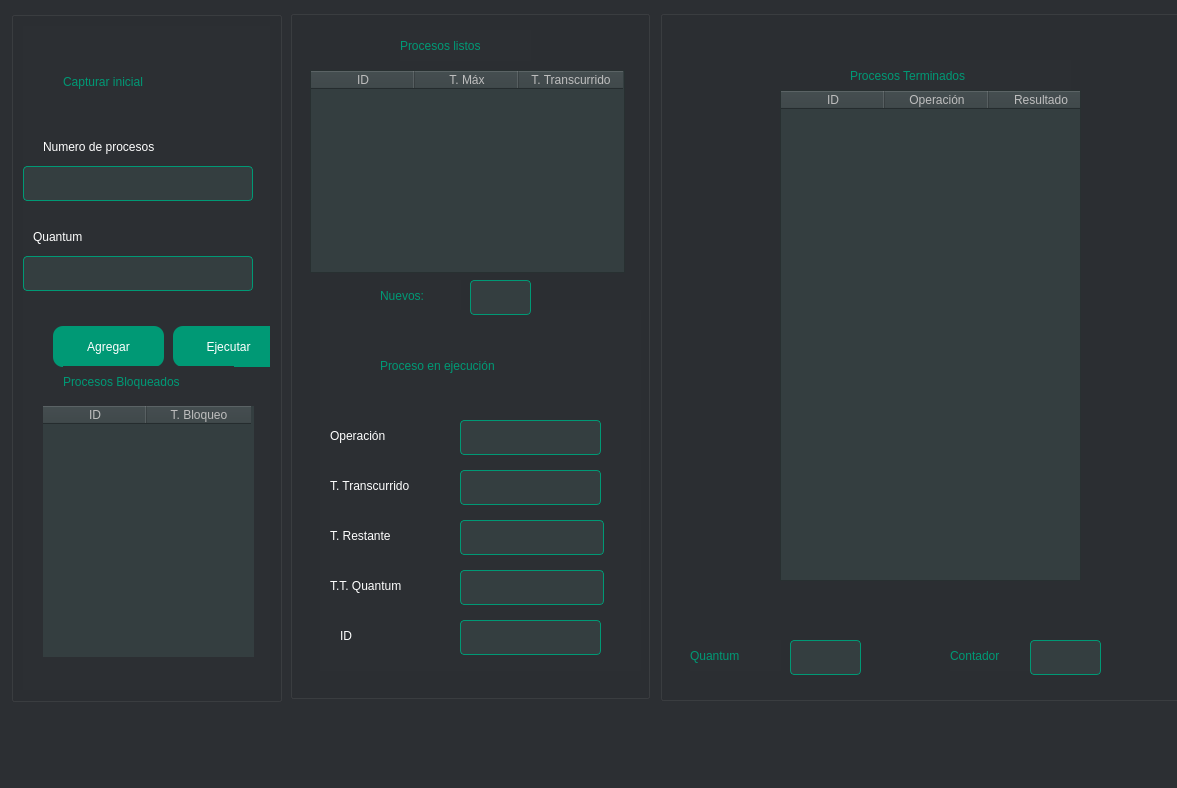
<?xml version="1.0" encoding="UTF-8"?>
<ui version="4.0">
 <class>MainWindow</class>
 <widget class="QMainWindow" name="MainWindow">
  <property name="geometry">
   <rect>
    <x>0</x>
    <y>0</y>
    <width>1177</width>
    <height>788</height>
   </rect>
  </property>
  <property name="windowTitle">
   <string>MainWindow</string>
  </property>
  <property name="styleSheet">
   <string notr="true">background-color: rgb(44, 47, 51);
selection-color: rgb(255, 170, 255);
selection-background-color: rgb(255, 170, 255);
</string>
  </property>
  <widget class="QWidget" name="centralwidget">
   <widget class="QGroupBox" name="groupBox">
    <property name="geometry">
     <rect>
      <x>11</x>
      <y>11</y>
      <width>271</width>
      <height>691</height>
     </rect>
    </property>
    <property name="styleSheet">
     <string notr="true">border-color: rgb(44, 47, 51);</string>
    </property>
    <property name="title">
     <string/>
    </property>
    <layout class="QGridLayout" name="gridLayout">
     <item row="0" column="0">
      <widget class="QGroupBox" name="groupBox_4">
       <property name="styleSheet">
        <string notr="true">selection-background-color: rgb(255, 170, 127);
border: 0px solid rgb(0, 153, 117);
</string>
       </property>
       <property name="title">
        <string/>
       </property>
       <widget class="QLabel" name="label_titulo">
        <property name="geometry">
         <rect>
          <x>40</x>
          <y>40</y>
          <width>221</width>
          <height>31</height>
         </rect>
        </property>
        <property name="styleSheet">
         <string notr="true">color:rgb(0, 153, 117);
font: 87 14pt &quot;Segoe UI Black&quot;;
</string>
        </property>
        <property name="text">
         <string>Capturar inicial</string>
        </property>
       </widget>
       <widget class="QLineEdit" name="textBox_NumProcess">
        <property name="geometry">
         <rect>
          <x>0</x>
          <y>140</y>
          <width>230</width>
          <height>35</height>
         </rect>
        </property>
        <property name="minimumSize">
         <size>
          <width>60</width>
          <height>35</height>
         </size>
        </property>
        <property name="maximumSize">
         <size>
          <width>230</width>
          <height>35</height>
         </size>
        </property>
        <property name="styleSheet">
         <string notr="true">background-color: rgb(52, 62, 64);
color: rgb(255, 255, 255);
border: 1px solid rgb(0, 153, 117);
border-radius: 4px;</string>
        </property>
        <property name="text">
         <string/>
        </property>
       </widget>
       <widget class="QLabel" name="label_Numero">
        <property name="geometry">
         <rect>
          <x>20</x>
          <y>110</y>
          <width>171</width>
          <height>21</height>
         </rect>
        </property>
        <property name="styleSheet">
         <string notr="true">color:rgb(255, 255, 255);
font: 10pt &quot;Segoe UI Emoji&quot;;
</string>
        </property>
        <property name="text">
         <string>Numero de procesos</string>
        </property>
       </widget>
       <widget class="QPushButton" name="pushButton_Agregar">
        <property name="geometry">
         <rect>
          <x>30</x>
          <y>300</y>
          <width>111</width>
          <height>41</height>
         </rect>
        </property>
        <property name="styleSheet">
         <string notr="true">background-color: rgb(0, 153, 117);
color: #FFFFFF;
font: 75 12pt &quot;Microsoft YaHei&quot;;
border-radius: 10px;</string>
        </property>
        <property name="text">
         <string>Agregar</string>
        </property>
       </widget>
       <widget class="QPushButton" name="pushButton_Ejecutar">
        <property name="geometry">
         <rect>
          <x>150</x>
          <y>300</y>
          <width>111</width>
          <height>41</height>
         </rect>
        </property>
        <property name="styleSheet">
         <string notr="true">background-color: rgb(0, 153, 117);
color: #FFFFFF;
font: 75 12pt &quot;Microsoft YaHei&quot;;
border-radius: 10px;</string>
        </property>
        <property name="text">
         <string>Ejecutar</string>
        </property>
       </widget>
       <widget class="QTableWidget" name="tablaPbloqueados">
        <property name="enabled">
         <bool>false</bool>
        </property>
        <property name="geometry">
         <rect>
          <x>20</x>
          <y>380</y>
          <width>211</width>
          <height>251</height>
         </rect>
        </property>
        <property name="styleSheet">
         <string notr="true">background-color: rgb(52, 62, 64);</string>
        </property>
        <property name="verticalScrollBarPolicy">
         <enum>Qt::ScrollBarAlwaysOff</enum>
        </property>
        <property name="horizontalScrollBarPolicy">
         <enum>Qt::ScrollBarAlwaysOff</enum>
        </property>
        <property name="sizeAdjustPolicy">
         <enum>QAbstractScrollArea::AdjustToContents</enum>
        </property>
        <attribute name="horizontalHeaderDefaultSectionSize">
         <number>104</number>
        </attribute>
        <attribute name="verticalHeaderVisible">
         <bool>false</bool>
        </attribute>
        <column>
         <property name="text">
          <string>ID</string>
         </property>
        </column>
        <column>
         <property name="text">
          <string>T. Bloqueo</string>
         </property>
        </column>
       </widget>
       <widget class="QLabel" name="label_titulo_ProceL_2">
        <property name="geometry">
         <rect>
          <x>40</x>
          <y>340</y>
          <width>171</width>
          <height>31</height>
         </rect>
        </property>
        <property name="styleSheet">
         <string notr="true">color:rgb(0, 153, 117);

font: 63 13pt &quot;Segoe UI Semibold&quot;;
</string>
        </property>
        <property name="text">
         <string>Procesos Bloqueados</string>
        </property>
       </widget>
       <widget class="QLineEdit" name="textBox_NumProcess_2">
        <property name="geometry">
         <rect>
          <x>0</x>
          <y>230</y>
          <width>230</width>
          <height>35</height>
         </rect>
        </property>
        <property name="minimumSize">
         <size>
          <width>60</width>
          <height>35</height>
         </size>
        </property>
        <property name="maximumSize">
         <size>
          <width>230</width>
          <height>35</height>
         </size>
        </property>
        <property name="styleSheet">
         <string notr="true">background-color: rgb(52, 62, 64);
color: rgb(255, 255, 255);
border: 1px solid rgb(0, 153, 117);
border-radius: 4px;</string>
        </property>
        <property name="text">
         <string/>
        </property>
       </widget>
       <widget class="QLabel" name="label_Numero_2">
        <property name="geometry">
         <rect>
          <x>10</x>
          <y>200</y>
          <width>171</width>
          <height>21</height>
         </rect>
        </property>
        <property name="styleSheet">
         <string notr="true">color:rgb(255, 255, 255);
font: 10pt &quot;Segoe UI Emoji&quot;;
</string>
        </property>
        <property name="text">
         <string>Quantum </string>
        </property>
       </widget>
      </widget>
     </item>
    </layout>
   </widget>
   <widget class="QGroupBox" name="groupBox_2">
    <property name="enabled">
     <bool>false</bool>
    </property>
    <property name="geometry">
     <rect>
      <x>290</x>
      <y>10</y>
      <width>360</width>
      <height>689</height>
     </rect>
    </property>
    <property name="sizeIncrement">
     <size>
      <width>6</width>
      <height>6</height>
     </size>
    </property>
    <property name="baseSize">
     <size>
      <width>9</width>
      <height>6</height>
     </size>
    </property>
    <property name="title">
     <string/>
    </property>
    <widget class="QGroupBox" name="groupBox_5">
     <property name="geometry">
      <rect>
       <x>30</x>
       <y>300</y>
       <width>321</width>
       <height>361</height>
      </rect>
     </property>
     <property name="baseSize">
      <size>
       <width>7</width>
       <height>7</height>
      </size>
     </property>
     <property name="styleSheet">
      <string notr="true">selection-background-color: rgb(255, 170, 127);
border: 0px solid rgb(0, 153, 117);
</string>
     </property>
     <property name="title">
      <string/>
     </property>
     <widget class="QLabel" name="label_titulo_procesoEje">
      <property name="geometry">
       <rect>
        <x>60</x>
        <y>40</y>
        <width>221</width>
        <height>31</height>
       </rect>
      </property>
      <property name="styleSheet">
       <string notr="true">color:rgb(0, 153, 117);

font: 63 13pt &quot;Segoe UI Semibold&quot;;
</string>
      </property>
      <property name="text">
       <string>Proceso en ejecución</string>
      </property>
     </widget>
     <widget class="QLineEdit" name="textBox_operacion">
      <property name="geometry">
       <rect>
        <x>140</x>
        <y>110</y>
        <width>141</width>
        <height>35</height>
       </rect>
      </property>
      <property name="minimumSize">
       <size>
        <width>60</width>
        <height>35</height>
       </size>
      </property>
      <property name="maximumSize">
       <size>
        <width>230</width>
        <height>35</height>
       </size>
      </property>
      <property name="styleSheet">
       <string notr="true">background-color: rgb(52, 62, 64);
color: rgb(255, 255, 255);
border: 1px solid rgb(0, 153, 117);
border-radius: 4px;</string>
      </property>
     </widget>
     <widget class="QLabel" name="label_operacion_4">
      <property name="geometry">
       <rect>
        <x>10</x>
        <y>110</y>
        <width>81</width>
        <height>31</height>
       </rect>
      </property>
      <property name="styleSheet">
       <string notr="true">color:rgb(255, 255, 255);
font: 10pt &quot;Segoe UI Emoji&quot;;
</string>
      </property>
      <property name="text">
       <string>Operación</string>
      </property>
     </widget>
     <widget class="QLineEdit" name="textBox_tiempo_transcurrido">
      <property name="geometry">
       <rect>
        <x>140</x>
        <y>160</y>
        <width>141</width>
        <height>35</height>
       </rect>
      </property>
      <property name="minimumSize">
       <size>
        <width>60</width>
        <height>35</height>
       </size>
      </property>
      <property name="maximumSize">
       <size>
        <width>230</width>
        <height>35</height>
       </size>
      </property>
      <property name="styleSheet">
       <string notr="true">background-color: rgb(52, 62, 64);
color: rgb(255, 255, 255);
border: 1px solid rgb(0, 153, 117);
border-radius: 4px;</string>
      </property>
     </widget>
     <widget class="QLabel" name="label_tiempo_t">
      <property name="geometry">
       <rect>
        <x>10</x>
        <y>160</y>
        <width>111</width>
        <height>31</height>
       </rect>
      </property>
      <property name="styleSheet">
       <string notr="true">color:rgb(255, 255, 255);
font: 10pt &quot;Segoe UI Emoji&quot;;
</string>
      </property>
      <property name="text">
       <string>T. Transcurrido</string>
      </property>
     </widget>
     <widget class="QLineEdit" name="textBox_Id_proceso">
      <property name="geometry">
       <rect>
        <x>140</x>
        <y>310</y>
        <width>141</width>
        <height>35</height>
       </rect>
      </property>
      <property name="minimumSize">
       <size>
        <width>60</width>
        <height>35</height>
       </size>
      </property>
      <property name="maximumSize">
       <size>
        <width>230</width>
        <height>35</height>
       </size>
      </property>
      <property name="styleSheet">
       <string notr="true">background-color: rgb(52, 62, 64);
color: rgb(255, 255, 255);
border: 1px solid rgb(0, 153, 117);
border-radius: 4px;</string>
      </property>
     </widget>
     <widget class="QLabel" name="label_tiempo_r">
      <property name="geometry">
       <rect>
        <x>10</x>
        <y>210</y>
        <width>101</width>
        <height>31</height>
       </rect>
      </property>
      <property name="styleSheet">
       <string notr="true">color:rgb(255, 255, 255);
font: 10pt &quot;Segoe UI Emoji&quot;;
</string>
      </property>
      <property name="text">
       <string>T. Restante</string>
      </property>
     </widget>
     <widget class="QLineEdit" name="textBox_tiempo_restante">
      <property name="geometry">
       <rect>
        <x>140</x>
        <y>210</y>
        <width>144</width>
        <height>35</height>
       </rect>
      </property>
      <property name="minimumSize">
       <size>
        <width>60</width>
        <height>35</height>
       </size>
      </property>
      <property name="maximumSize">
       <size>
        <width>230</width>
        <height>35</height>
       </size>
      </property>
      <property name="styleSheet">
       <string notr="true">background-color: rgb(52, 62, 64);
color: rgb(255, 255, 255);
border: 1px solid rgb(0, 153, 117);
border-radius: 4px;</string>
      </property>
     </widget>
     <widget class="QLineEdit" name="textBox_quantum">
      <property name="geometry">
       <rect>
        <x>140</x>
        <y>260</y>
        <width>144</width>
        <height>35</height>
       </rect>
      </property>
      <property name="minimumSize">
       <size>
        <width>60</width>
        <height>35</height>
       </size>
      </property>
      <property name="maximumSize">
       <size>
        <width>230</width>
        <height>35</height>
       </size>
      </property>
      <property name="styleSheet">
       <string notr="true">background-color: rgb(52, 62, 64);
color: rgb(255, 255, 255);
border: 1px solid rgb(0, 153, 117);
border-radius: 4px;</string>
      </property>
     </widget>
     <widget class="QLabel" name="label_id">
      <property name="geometry">
       <rect>
        <x>20</x>
        <y>310</y>
        <width>31</width>
        <height>31</height>
       </rect>
      </property>
      <property name="styleSheet">
       <string notr="true">color:rgb(255, 255, 255);
font: 10pt &quot;Segoe UI Emoji&quot;;
</string>
      </property>
      <property name="text">
       <string>ID</string>
      </property>
     </widget>
     <widget class="QLabel" name="label_id_2">
      <property name="geometry">
       <rect>
        <x>10</x>
        <y>260</y>
        <width>101</width>
        <height>31</height>
       </rect>
      </property>
      <property name="styleSheet">
       <string notr="true">color:rgb(255, 255, 255);
font: 10pt &quot;Segoe UI Emoji&quot;;
</string>
      </property>
      <property name="text">
       <string>T.T. Quantum</string>
      </property>
     </widget>
    </widget>
    <widget class="QTableWidget" name="tablaProcesos">
     <property name="enabled">
      <bool>false</bool>
     </property>
     <property name="geometry">
      <rect>
       <x>20</x>
       <y>60</y>
       <width>315</width>
       <height>203</height>
      </rect>
     </property>
     <property name="sizePolicy">
      <sizepolicy hsizetype="Preferred" vsizetype="Expanding">
       <horstretch>21</horstretch>
       <verstretch>12</verstretch>
      </sizepolicy>
     </property>
     <property name="sizeIncrement">
      <size>
       <width>7</width>
       <height>0</height>
      </size>
     </property>
     <property name="cursor" stdset="0">
      <cursorShape>ArrowCursor</cursorShape>
     </property>
     <property name="contextMenuPolicy">
      <enum>Qt::ActionsContextMenu</enum>
     </property>
     <property name="acceptDrops">
      <bool>true</bool>
     </property>
     <property name="layoutDirection">
      <enum>Qt::LeftToRight</enum>
     </property>
     <property name="autoFillBackground">
      <bool>true</bool>
     </property>
     <property name="styleSheet">
      <string notr="true">background-color: rgb(52, 62, 64);
</string>
     </property>
     <property name="frameShape">
      <enum>QFrame::StyledPanel</enum>
     </property>
     <property name="frameShadow">
      <enum>QFrame::Raised</enum>
     </property>
     <property name="lineWidth">
      <number>4</number>
     </property>
     <property name="verticalScrollBarPolicy">
      <enum>Qt::ScrollBarAsNeeded</enum>
     </property>
     <property name="horizontalScrollBarPolicy">
      <enum>Qt::ScrollBarAlwaysOff</enum>
     </property>
     <property name="sizeAdjustPolicy">
      <enum>QAbstractScrollArea::AdjustToContents</enum>
     </property>
     <property name="autoScroll">
      <bool>true</bool>
     </property>
     <property name="tabKeyNavigation">
      <bool>false</bool>
     </property>
     <property name="showDropIndicator" stdset="0">
      <bool>false</bool>
     </property>
     <property name="dragEnabled">
      <bool>false</bool>
     </property>
     <property name="dragDropOverwriteMode">
      <bool>false</bool>
     </property>
     <property name="gridStyle">
      <enum>Qt::NoPen</enum>
     </property>
     <property name="sortingEnabled">
      <bool>false</bool>
     </property>
     <property name="wordWrap">
      <bool>true</bool>
     </property>
     <property name="cornerButtonEnabled">
      <bool>false</bool>
     </property>
     <property name="rowCount">
      <number>0</number>
     </property>
     <attribute name="horizontalHeaderVisible">
      <bool>true</bool>
     </attribute>
     <attribute name="horizontalHeaderCascadingSectionResizes">
      <bool>false</bool>
     </attribute>
     <attribute name="horizontalHeaderMinimumSectionSize">
      <number>35</number>
     </attribute>
     <attribute name="horizontalHeaderDefaultSectionSize">
      <number>104</number>
     </attribute>
     <attribute name="horizontalHeaderShowSortIndicator" stdset="0">
      <bool>false</bool>
     </attribute>
     <attribute name="horizontalHeaderStretchLastSection">
      <bool>false</bool>
     </attribute>
     <attribute name="verticalHeaderVisible">
      <bool>false</bool>
     </attribute>
     <attribute name="verticalHeaderCascadingSectionResizes">
      <bool>true</bool>
     </attribute>
     <attribute name="verticalHeaderMinimumSectionSize">
      <number>34</number>
     </attribute>
     <attribute name="verticalHeaderDefaultSectionSize">
      <number>34</number>
     </attribute>
     <attribute name="verticalHeaderHighlightSections">
      <bool>false</bool>
     </attribute>
     <column>
      <property name="text">
       <string>ID</string>
      </property>
     </column>
     <column>
      <property name="text">
       <string>T. Máx</string>
      </property>
     </column>
     <column>
      <property name="text">
       <string>T. Transcurrido</string>
      </property>
     </column>
    </widget>
    <widget class="QLabel" name="label_titulo_ProceL">
     <property name="geometry">
      <rect>
       <x>110</x>
       <y>20</y>
       <width>131</width>
       <height>31</height>
      </rect>
     </property>
     <property name="styleSheet">
      <string notr="true">color:rgb(0, 153, 117);

font: 63 13pt &quot;Segoe UI Semibold&quot;;
</string>
     </property>
     <property name="text">
      <string>Procesos listos</string>
     </property>
    </widget>
    <widget class="QLabel" name="label_titulo_Nuevos">
     <property name="geometry">
      <rect>
       <x>90</x>
       <y>270</y>
       <width>81</width>
       <height>31</height>
      </rect>
     </property>
     <property name="styleSheet">
      <string notr="true">color:rgb(0, 153, 117);

font: 63 13pt &quot;Segoe UI Semibold&quot;;
</string>
     </property>
     <property name="text">
      <string>Nuevos:</string>
     </property>
    </widget>
    <widget class="QLineEdit" name="textBox_restantes">
     <property name="geometry">
      <rect>
       <x>180</x>
       <y>270</y>
       <width>61</width>
       <height>35</height>
      </rect>
     </property>
     <property name="minimumSize">
      <size>
       <width>60</width>
       <height>35</height>
      </size>
     </property>
     <property name="maximumSize">
      <size>
       <width>230</width>
       <height>35</height>
      </size>
     </property>
     <property name="styleSheet">
      <string notr="true">background-color: rgb(52, 62, 64);
color: rgb(255, 255, 255);
border: 1px solid rgb(0, 153, 117);
border-radius: 4px;</string>
     </property>
    </widget>
   </widget>
   <widget class="QGroupBox" name="groupBox_3">
    <property name="geometry">
     <rect>
      <x>660</x>
      <y>10</y>
      <width>531</width>
      <height>691</height>
     </rect>
    </property>
    <property name="title">
     <string/>
    </property>
    <widget class="QLabel" name="label_titulo_ProcesoT">
     <property name="geometry">
      <rect>
       <x>190</x>
       <y>50</y>
       <width>221</width>
       <height>31</height>
      </rect>
     </property>
     <property name="styleSheet">
      <string notr="true">color:rgb(0, 153, 117);

font: 63 13pt &quot;Segoe UI Semibold&quot;;
</string>
     </property>
     <property name="text">
      <string>Procesos Terminados</string>
     </property>
    </widget>
    <widget class="QTableWidget" name="tablaPTerminados">
     <property name="enabled">
      <bool>false</bool>
     </property>
     <property name="geometry">
      <rect>
       <x>120</x>
       <y>80</y>
       <width>301</width>
       <height>491</height>
      </rect>
     </property>
     <property name="styleSheet">
      <string notr="true">background-color: rgb(52, 62, 64);</string>
     </property>
     <property name="verticalScrollBarPolicy">
      <enum>Qt::ScrollBarAsNeeded</enum>
     </property>
     <property name="horizontalScrollBarPolicy">
      <enum>Qt::ScrollBarAlwaysOff</enum>
     </property>
     <property name="sizeAdjustPolicy">
      <enum>QAbstractScrollArea::AdjustToContents</enum>
     </property>
     <property name="autoScroll">
      <bool>false</bool>
     </property>
     <attribute name="horizontalHeaderDefaultSectionSize">
      <number>104</number>
     </attribute>
     <attribute name="verticalHeaderVisible">
      <bool>false</bool>
     </attribute>
     <column>
      <property name="text">
       <string>ID</string>
      </property>
     </column>
     <column>
      <property name="text">
       <string>Operación</string>
      </property>
     </column>
     <column>
      <property name="text">
       <string>Resultado</string>
      </property>
     </column>
    </widget>
    <widget class="QLabel" name="label_titulo_Cont">
     <property name="geometry">
      <rect>
       <x>290</x>
       <y>630</y>
       <width>101</width>
       <height>31</height>
      </rect>
     </property>
     <property name="styleSheet">
      <string notr="true">color:rgb(0, 153, 117);

font: 63 13pt &quot;Segoe UI Semibold&quot;;
</string>
     </property>
     <property name="text">
      <string>Contador</string>
     </property>
    </widget>
    <widget class="QLineEdit" name="textBox_contadorGlobal">
     <property name="geometry">
      <rect>
       <x>370</x>
       <y>630</y>
       <width>71</width>
       <height>35</height>
      </rect>
     </property>
     <property name="minimumSize">
      <size>
       <width>60</width>
       <height>35</height>
      </size>
     </property>
     <property name="maximumSize">
      <size>
       <width>230</width>
       <height>35</height>
      </size>
     </property>
     <property name="styleSheet">
      <string notr="true">background-color: rgb(52, 62, 64);
color: rgb(255, 255, 255);
border: 1px solid rgb(0, 153, 117);
border-radius: 4px;</string>
     </property>
     <property name="text">
      <string/>
     </property>
    </widget>
    <widget class="QLineEdit" name="textBox_quantumGlobal">
     <property name="geometry">
      <rect>
       <x>130</x>
       <y>630</y>
       <width>71</width>
       <height>35</height>
      </rect>
     </property>
     <property name="minimumSize">
      <size>
       <width>60</width>
       <height>35</height>
      </size>
     </property>
     <property name="maximumSize">
      <size>
       <width>230</width>
       <height>35</height>
      </size>
     </property>
     <property name="styleSheet">
      <string notr="true">background-color: rgb(52, 62, 64);
color: rgb(255, 255, 255);
border: 1px solid rgb(0, 153, 117);
border-radius: 4px;</string>
     </property>
     <property name="text">
      <string/>
     </property>
    </widget>
    <widget class="QLabel" name="label_titulo_quatum">
     <property name="geometry">
      <rect>
       <x>30</x>
       <y>630</y>
       <width>91</width>
       <height>31</height>
      </rect>
     </property>
     <property name="styleSheet">
      <string notr="true">color:rgb(0, 153, 117);

font: 63 13pt &quot;Segoe UI Semibold&quot;;
</string>
     </property>
     <property name="text">
      <string>Quantum</string>
     </property>
    </widget>
   </widget>
  </widget>
  <widget class="QMenuBar" name="menubar">
   <property name="geometry">
    <rect>
     <x>0</x>
     <y>0</y>
     <width>1177</width>
     <height>22</height>
    </rect>
   </property>
  </widget>
  <widget class="QStatusBar" name="statusbar"/>
 </widget>
 <resources/>
 <connections/>
</ui>
